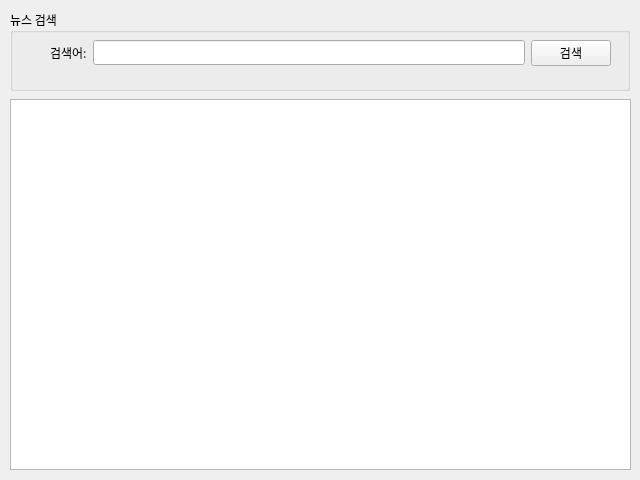
<?xml version="1.0" encoding="UTF-8"?>
<ui version="4.0">
 <class>FrmMain</class>
 <widget class="QWidget" name="FrmMain">
  <property name="windowModality">
   <enum>Qt::WindowModal</enum>
  </property>
  <property name="geometry">
   <rect>
    <x>0</x>
    <y>0</y>
    <width>640</width>
    <height>480</height>
   </rect>
  </property>
  <property name="sizePolicy">
   <sizepolicy hsizetype="Fixed" vsizetype="Fixed">
    <horstretch>0</horstretch>
    <verstretch>0</verstretch>
   </sizepolicy>
  </property>
  <property name="minimumSize">
   <size>
    <width>640</width>
    <height>480</height>
   </size>
  </property>
  <property name="maximumSize">
   <size>
    <width>640</width>
    <height>480</height>
   </size>
  </property>
  <property name="font">
   <font>
    <family>나눔고딕</family>
   </font>
  </property>
  <property name="windowTitle">
   <string>네이버API 뉴스검색앱</string>
  </property>
  <widget class="QWidget" name="verticalLayoutWidget">
   <property name="geometry">
    <rect>
     <x>10</x>
     <y>10</y>
     <width>620</width>
     <height>81</height>
    </rect>
   </property>
   <layout class="QVBoxLayout" name="searchLayout">
    <item>
     <widget class="QGroupBox" name="groupBox">
      <property name="font">
       <font>
        <family>나눔고딕</family>
       </font>
      </property>
      <property name="title">
       <string>뉴스 검색</string>
      </property>
      <widget class="QWidget" name="layoutWidget">
       <property name="geometry">
        <rect>
         <x>40</x>
         <y>30</y>
         <width>561</width>
         <height>26</height>
        </rect>
       </property>
       <layout class="QHBoxLayout" name="horizontalLayout">
        <item>
         <widget class="QLabel" name="label">
          <property name="font">
           <font>
            <family>나눔고딕</family>
           </font>
          </property>
          <property name="text">
           <string>검색어:</string>
          </property>
         </widget>
        </item>
        <item>
         <widget class="QLineEdit" name="txtSearch">
          <property name="font">
           <font>
            <family>나눔고딕</family>
           </font>
          </property>
         </widget>
        </item>
        <item>
         <widget class="QPushButton" name="btnSearch">
          <property name="font">
           <font>
            <family>나눔고딕</family>
           </font>
          </property>
          <property name="text">
           <string>검색</string>
          </property>
         </widget>
        </item>
       </layout>
      </widget>
     </widget>
    </item>
   </layout>
  </widget>
  <widget class="QWidget" name="verticalLayoutWidget_2">
   <property name="geometry">
    <rect>
     <x>10</x>
     <y>99</y>
     <width>621</width>
     <height>371</height>
    </rect>
   </property>
   <layout class="QVBoxLayout" name="resultLayout">
    <item>
     <widget class="QTableWidget" name="tblResult">
      <property name="font">
       <font>
        <family>나눔고딕</family>
       </font>
      </property>
     </widget>
    </item>
   </layout>
  </widget>
 </widget>
 <resources/>
 <connections/>
</ui>
